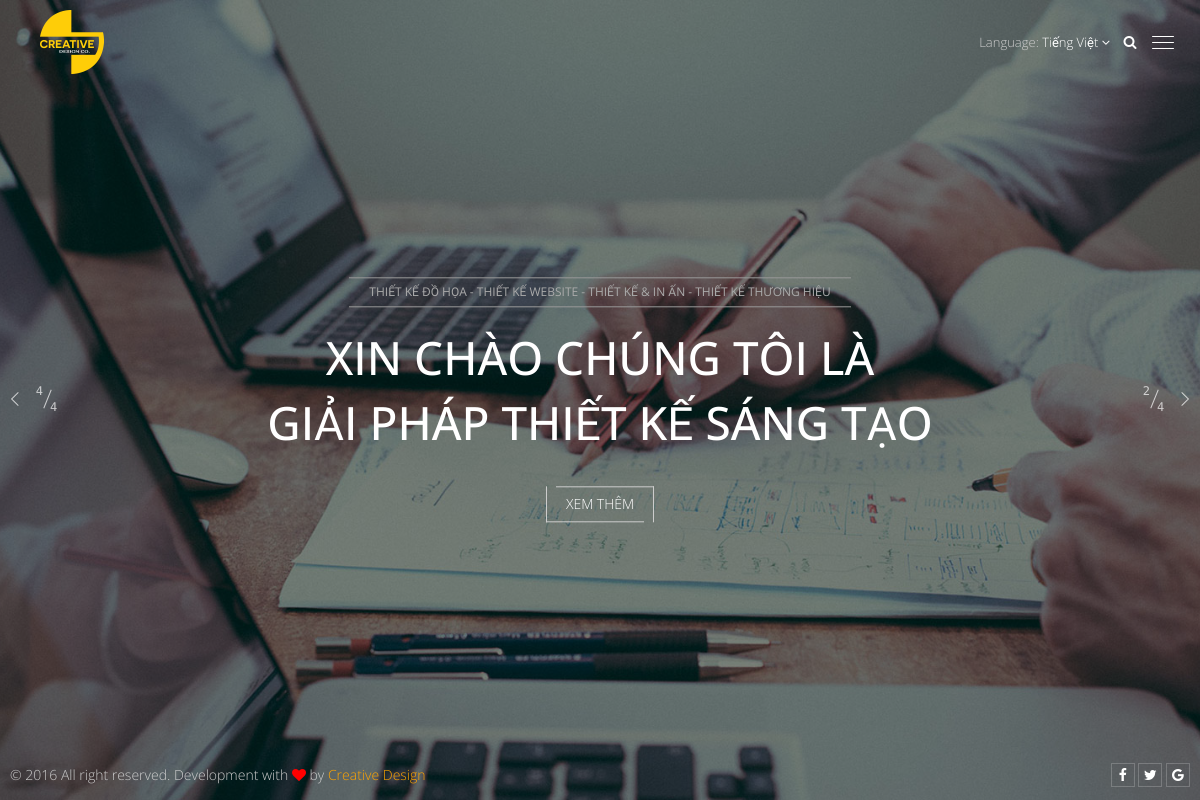
The page / on the database its author committed.
### tables this page shows
CREATE TABLE `tbl_data` (
  `id` int(11) NOT NULL AUTO_INCREMENT,
  `title` varchar(255) DEFAULT NULL,
  `alias` varchar(255) DEFAULT NULL,
  `data` text,
  `created` datetime DEFAULT NULL,
  `modified` datetime DEFAULT NULL,
  `type` varchar(255) DEFAULT NULL,
  `status` int(1) DEFAULT '0',
  `category` int(11) DEFAULT '-1',
  `pid` int(11) DEFAULT '-1',
  `longdata` longtext,
  `key` varchar(32) DEFAULT NULL,
  `sorting` int(11) DEFAULT '1',
  `author` varchar(50) DEFAULT NULL,
  PRIMARY KEY (`id`)
);

### application/core/Front_Controller.php (called while the page is built, shortened)
<?php
class Front_Controller extends CI_Controller {
    public $assigns;
    public $layout = 'main';
    public function __construct() {
        $this->assigns = array();
        $this->load->library('pagination');
        $this->load->model('front/Front_Model');
        $this->load->model('dashboard/Auth_Model');
        $this->load->model('front/Category_Model');
        $this->model= new Front_Model('tbl_data');
        $this->load->model('front/Setting_Model');
        $this->assigns['settings'] = $this->Setting_Model
            ->set_type('creative')
            ->get_list();
        $this->assigns['service_category'] = $this->Category_Model
            ->set_type('services')
            ->desc()
            ->gets();
        $this->assigns['project_category'] = $this->Category_Model
            ->set_type('projects')
            ->desc()
            ->gets();
        $this->assigns['event_category'] = $this->Category_Model
            ->set_type('events')
            ->desc()
            ->gets();
        $this->assigns['users'] = $this->Auth_Model
            ->get_all();
    }
    function render($path_view = '',$data = array()){
        $this->load->vars(array(
            'path_view' => $path_view
            ));
        $this->load->vars($this->assigns);
        $this->load->vars($data);
        $this->load->view("creative/{$this->layout}",null);
    }
}

### application/controllers/Welcome.php (called while the page is built, shortened)
<?php
class Welcome extends Front_Controller {
    public function index()
    {
        $slider = $this->model
            ->set_type('slider')
            ->desc()
            ->gets();
        $this->render(null,null);
    }
}

### index.php (called while the page is built, shortened)
<?php
require_once BASEPATH.'core/CodeIgniter.php';

### application/models/front/Front_Model.php (called while the page is built, shortened)
<?php
class Front_Model extends CI_Model {
    function __construct($table = '') {
        $this->table = $table;
        $this->prefix = '';
        $this->status = '1';
    }
    function set_type($type = null){
        $this->db
            ->where("{$this->table}.{$this->prefix}type", $type);
        return $this;
    }
    function gets() {
        if($this->status){
            $this->db->where("{$this->table}.{$this->prefix}status",$this->status);
        }
        $query = $this->db
            ->from($this->table)
            ->order_by("{$this->table}.created", 'DESC')
            ->get();
        $entrys = $query->result();
        if($entrys) foreach ($entrys as $key => $value) {
            $data = $this->prefix.'data';
            $longdata = $this->prefix.'longdata';
            if(!empty($entrys[$key]->$data)) $entrys[$key]->$data = unserialize($entrys[$key]->$data);
            if(!empty($entrys[$key]->$longdata)) $entrys[$key]->$longdata = unserialize($entrys[$key]->$longdata);
        }
        return $entrys;
    }
    function desc(){
        $this->db->order_by("{$this->table}.sorting",'DESC');
        return $this;
    }
}

### application/helpers/core_helper.php (called while the page is built, shortened)
<?php if ( ! defined('BASEPATH')) exit('No direct script access allowed');
if ( ! function_exists('get_image_url'))
{
    function get_image_url($url = '')
    {
        if(
            startsWith($url,'/data/')
            ){
            return base_url(str_replace_first('/data','data',$url));
        }
        return $url;
    }
}
function startsWith($haystack, $needle)
{
     $length = strlen($needle);
     return (substr($haystack, 0, $length) === $needle);
}
function str_replace_first($from, $to, $subject)
{
    $from = '/'.preg_quote($from, '/').'/';
    return preg_replace($from, $to, $subject, 1);
}

### application/views/creative/home.php (the view, shortened to what this page needs)
<html lang="en">
    <head>
        <link rel="stylesheet" type="text/css" href="<?php echo base_url() ?>lib/bootstrap/css/bootstrap.css"/>
        <link rel="stylesheet" type="text/css" href="<?php echo base_url() ?>lib/bootstrap/css/hover.css"/>
        <link rel="stylesheet" type="text/css" href="<?php echo base_url() ?>lib/bootstrap/css/font-awesome.min.css?t=1">
        <link rel="stylesheet" type="text/css" href="<?php echo base_url() ?>lib/scrollreveal/animate.css"/>
        <link rel="stylesheet" type="text/css" href="<?php echo base_url() ?>lib/fullpage/jquery.fullPage.css"/>
        <link rel="stylesheet" type="text/css" href="<?php echo base_url() ?>assets/creative/css/style.css"/>
        <link rel="stylesheet" type="text/css" href="<?php echo base_url() ?>assets/creative/css/font-size.css"/>
        <link rel="stylesheet" type="text/css" href="<?php echo base_url() ?>assets/creative/css/button.css"/>
        <link rel="stylesheet" type="text/css" href="<?php echo base_url() ?>assets/creative/css/home.css"/>
    </head>
    <body class="full-page">
        <span class="slider-nav prev">
            <span class="arrow"></span>
            <span class="number">
                <span class="left"></span>
                <span class="middle"></span>
                <span class="right"></span>
            </span>
        </span>
        <span class="slider-nav next">
            <span class="arrow"></span>
            <span class="number">
                <span class="left">2</span>
                <span class="middle"></span>
                <span class="right"></span>
            </span>
        </span>
        <div id="fullpage">
        <?php foreach ($slider as $key => $foo) : ?>
            <div class="section" data-index="<?php echo $key ?>">
                <div class="section-image">
                    <div data-pos="tl"><div><div style="background-image:url('<?php echo get_image_url($foo->data['image']); ?>')" class="cover slider-bg"></div></div></div>
                    <div data-pos="tr"><div><div style="background-image:url('<?php echo get_image_url($foo->data['image']); ?>')" class="cover slider-bg"></div></div></div>
                    <div data-pos="bl"><div><div style="background-image:url('<?php echo get_image_url($foo->data['image']); ?>')" class="cover slider-bg"></div></div></div>
                    <div data-pos="br"><div><div style="background-image:url('<?php echo get_image_url($foo->data['image']); ?>')" class="cover slider-bg"></div></div></div>
                </div>
                <div class="slider-cap">
                    <div class="cap1">
                        <div class="capitalize text-animation">
                            <?php echo $foo->data['subtitle']; ?>
                        </div>
                    </div>
                    <h2 class="delay-1 text-animation-2"><?php echo $foo->title; ?></h2>
                    <a class="btn-white text-animation-2 delay-2" href="<?php echo $foo->data['url']; ?>">
                        Xem Thêm
                    </a>
                </div>
            </div>
        <?php endforeach; ?>
        </div>

### assets/creative/css/style.css (style rules this page uses)
body { overflow-x: hidden; padding-bottom: 50px; padding-top: 85px; }
html { display: block;height: 100% }
body,html { display: block;font-size: 14px; font-family: 'Open Sans', 'Roboto','Roboto Condensed', sans-serif; background: #333; }
h1,h2,h3,h4,h5,p { margin: 0 }
.capitalize { text-transform: capitalize }
.cover { background-repeat: no-repeat; background-position: center; -webkit-background-size: cover; -moz-background-size: cover; -o-background-size: cover; background-size: cover; }
body.full-page { display: block;height: 100%;overflow: hidden; }
.slider-cap { max-width: 880px; top: 50%; width: 100%; padding: 0 60px; position: absolute; left: 50%; text-align: center; transform: translate(-50%, -50%) !important; -moz-transform: translate(-50%, -50%) !important; -webkit-transform: translate(-50%, -50%) !important; }
.slider-cap>* { position: relative; }
.cap1 .capitalize { color: #aaa; padding: 4px 20px; border-top:1px solid #999; border-bottom:1px solid #999; display: inline-block; text-transform: uppercase; font-size: 12px; line-height: 20px; }
.slider-cap h2 { color: #fff;font-size: 50px;line-height: 1.4em; margin: .4em 0 .7em 0 }
@media (max-width: 1200px) { .slider-cap h2 { font-size: 46px } }

### assets/creative/css/button.css (style rules this page uses)
.btn-white { position: relative;display: inline-block; padding: 8px 15px;line-height: 20px; color: #fff; text-transform: uppercase; font-weight: 100; text-decoration: none; }
.btn-white:before, .btn-white:after { content: '';display: block;position: absolute;left: 0;width: 100%;height: 100%;top: 0; }
.btn-white:before { border-left: 1px solid #ccc; border-bottom: 1px solid #ccc; left: -5px; }
.btn-white:after { border-right: 1px solid #ccc; border-top: 1px solid #ccc; left: 5px; }

### rows shown on the page
tbl_data: data "THIẾT KẾ ĐỒ HỌA - THIẾT KẾ WEBSITE - THIẾT KẾ & IN ẤN - THIẾT KẾ THƯƠNG HIỆU", title "XIN CHÀO CHÚNG TÔI LÀ GIẢI PHÁP THIẾT KẾ SÁNG TẠO"
